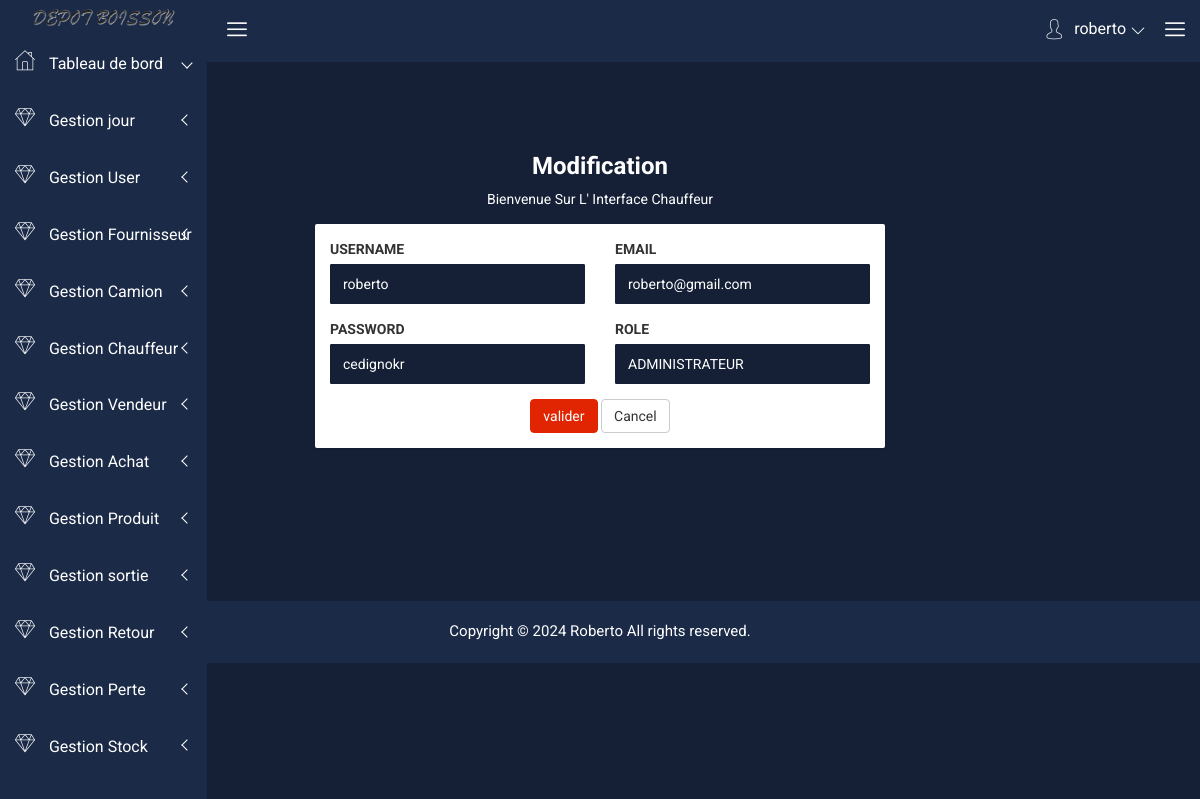
Screenshot of /index.php?page=modifieruser&id=1 (signed in) with the database file from the repository.
### tables this page shows
CREATE TABLE `utilisateur` (
  `id_user` int(11) NOT NULL,
  `usernames` varchar(255) NOT NULL,
  `email` varchar(255) NOT NULL,
  `passwords` varchar(255) NOT NULL,
  `roles` varchar(255) NOT NULL
);

### model/utilisateur.php (called while the page is built, shortened)
<?php
class utilisateur{
    public function connect(){
        $host="localhost";
        $dbname="gestions_stocks";
        $user="root";
        $pass="";
        $connect = new PDO("mysql:host=$host;dbname=$dbname",$user,$pass);
        $connect->setAttribute(PDO::ATTR_ERRMODE,PDO::ERRMODE_EXCEPTION);
        return $connect;
    }
    public function detailuser($id){
        $connect=$this->connect();
        $requete=$connect->query("SELECT*FROM utilisateur WHERE  id_user=$id");
        $resultat=$requete->fetchAll();
        return $resultat;
      }
}
?>

### vues/modifieruser.php (the view, shortened to what this page needs)
<?php
require("header.php")
?>
    <div class="breadcome-area">
                <div class="container-fluid">
                    <div class="row">
										</div>
											<div class="breadcomb-ctn">
											</div>
										</div>
                                    </div>
                                </div>
                            </div>
    <div class="container-fluid">
      <div class="row">
          <div class="col-lg-3 col-md-3 col-sm-3 col-xs-12"></div>
          <div class="col-md-6 col-md-6 col-sm-6 col-xs-12">
              <div class="text-center custom-login">
                  <h3 style="color: white;">Modification</h3>
                  <p style="color: white;">Bienvenue Sur L' Interface Chauffeur</p>
              </div>
              <div class="hpanel">
                  <div class="panel-body">
                    <form action="" id="loginForm" method="POST">
                      <div class="row">
                      <?php foreach($detailuser as $data) { ?>
                          <div class="form-group col-lg-6">
                              <label>USERNAME</label>
                              <input type="text" class="form-control" name="usernames" placeholder="Entrez Le Nom" value="<?php echo $data['usernames']; ?>">
                          </div>
                          <div class="form-group col-lg-6">
                              <label>EMAIL</label>
                              <input type="email" name="email" class="form-control" placeholder="Entrez L' email" value="<?php echo $data['email']; ?>">
                          </div>
                          <div class="form-group col-lg-6">
                            <label>PASSWORD </label>
                            <input type="text" name="passwords"class="form-control" placeholder="Entrez Le password " value="<?php echo $data['passwords']; ?>">
                          </div>
                          <div class="form-group col-lg-6">
                              <label>ROLE</label>
                              <input type= "text" class="form-control" name="roles" placeholder="Entrez L' Adresse" value="<?php echo $data['roles']; ?>">
                          </div>
                          <?php } ?>
                      </div>
                      <div class="text-center">
                          <button type="submit" name="valider" class="btn btn-success loginbtn">valider</button>
                          <button class="btn btn-default">Cancel</button>
                      </div>
                  </form>
                  </div>
              </div>
          </div>
          <div class="col-lg-3 col-md-3 col-sm-3 col-xs-12"></div>
      </div>
      </div>
      <div>
		</div>
 <?php
 require("footer.php")
 ?>

### css/main.css (style rules this page uses)
html { color: #222; font-size: 1em; line-height: 1.4; }

### rows the page displays
utilisateur: usernames "roberto", email "roberto@gmail.com", passwords "cedignokr", roles "ADMINISTRATEUR"

### other values shown
$_SESSION['user'] "roberto"
